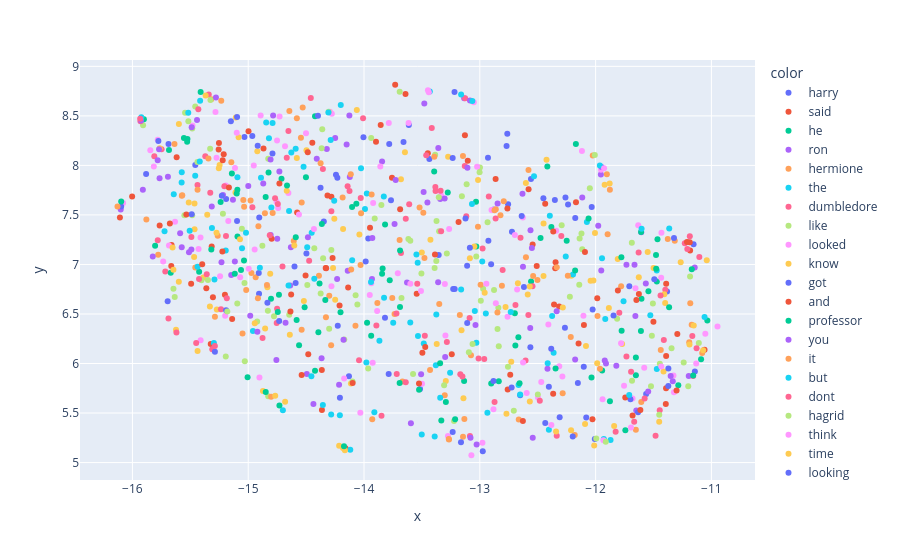

Notebook code cell kept with this figure:
### Markdown cell above
### Let's train a Word2Vec model with Negative sampling and compare the visualization

### Code cell
# # Train Word2Vec model
model_ns = gensim.models.Word2Vec(documents, vector_size=100, window=5, min_count=3, workers=10, negative=10)
model_ns.train(documents,total_examples=len(documents),epochs=25, compute_loss=True)

# Get the ordered list of words in the vocabulary
words = list(w for w in model_ns.wv.index_to_key)

# extract all vectors
embedding_ns = []
for w in words[:1000]:
    embedding_ns.append(model_ns.wv[w])
    
# Visualize word2vec Embeddings
cluster_embedding_ns = umap.UMAP(n_neighbors=100, min_dist=0.0,
                              n_components=2, random_state=42).fit_transform(embedding_ns)

fig = px.scatter(x=cluster_embedding_ns[:, 0], y=cluster_embedding_ns[:, 1], color=words[:1000])
fig.show()
